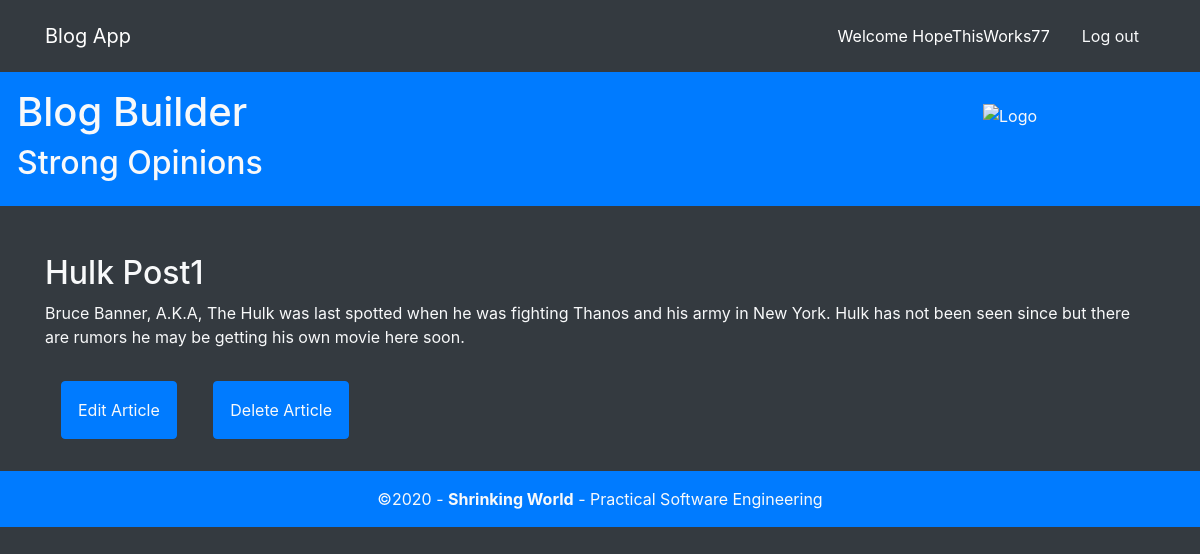
The page /post_list/post/2/ (signed in) on the database its author committed.
### blog/models.py (models this page shows, shortened)
class Post(models.Model):
    title = models.CharField(max_length=200)
    author = models.ForeignKey(
        'auth.User',
        on_delete=models.CASCADE,
    )
    body = models.TextField()

### blog/views.py (the view)
# urls.py: path('post/<int:pk>/',          BlogDetailView.as_view(),   name='post_detail'),
class BlogDetailView(DetailView):
    model = Post
    template_name = 'post_detail.html'

### templates/post_detail.html
{% extends 'blog_theme.html' %}
{% block main %}
  <div class="post-entry">
    <h2>{{ post.title }}</h2>
    <p>{{ post.body }}</p>
  </div>
  <p>
      <a href="{% url 'post_edit' post.pk %}" class="btn btn-primary text-light p-3 m-3">
          Edit Article
      </a>
      <a href="{% url 'post_delete' post.pk %}" class="btn btn-primary text-light p-3 m-3">
          Delete Article
      </a>
  </p>
{% endblock main %}

### templates/blog_theme.html (shortened to what this page needs)
{% load static %}
<!doctype html>
<html lang="en">
<head>
    <link rel="stylesheet" href="https://stackpath.bootstrapcdn.com/bootstrap/4.5.2/css/bootstrap.min.css">
</head>
<body class="bg-dark text-light">
    {% block content %}
        <nav class="navbar navbar-expand-sm navbar-dark bg-dark">
            <div class="container">
                <div class="collapse navbar-collapse" id="navbarCollapse">
                    <a href="{% url 'post_list' %}" class="navbar-brand">Blog App</a>
                    <ul class="navbar-nav ml-auto">
                        {% block user %}
                            {% if user.is_authenticated %}
                                <li class="nav-item active">
                                    <span class="nav-link p-2 m-2">Welcome {{ user.username }}</span>
                                </li>
                                <li class="nav-item">
                                    <a href="{% url 'logout' %}" class=" nav-link text-light p-2 m-2">
                                         Log out
                                    </a>
                                </li>
                            {% endif %}
                        {% endblock user %}
                    </ul>
                </div>
            </div>
        </nav>
        {% block header %}
        <header class="bg-primary p-3 mb-5">
            <div class="row media">
                <div class="media-body">
                    <h1><a href="/" class="text-light ml-3">Blog Builder</a></h1>
                    <h2 class="text-light ml-3">Strong Opinions</h2>
                </div>
                <img class="m-3 image-fluid image-circle" src="/static/images/SWS_Logo_200.jpg" alt="Logo" width="200">
            </div>
        </header>
        {% endblock header %}
        <main>
            <div class="container">
                {% block main %}{% endblock main %}
            </div>
        </main>
        {% block footer %}
        <footer class="bg-primary p-3 text-center text-light">
            &copy;2020 -
            <b><a href="https://shrinking-world.com" class="text-light">Shrinking World</a></b>
            - Practical Software Engineering
        </footer>
        {% endblock footer %}
    {% endblock content %}
</body>
</html>

### rows shown on the page
Post: title "Hulk Post1", body "Bruce Banner, A.K.A, The Hulk was last spotted when he was fighting Thanos and his army in New York. Hulk has not been seen since but there are rumors he may be getting his own movie here soon."

### other values the page prints
{{ user.username }} "HopeThisWorks77"
